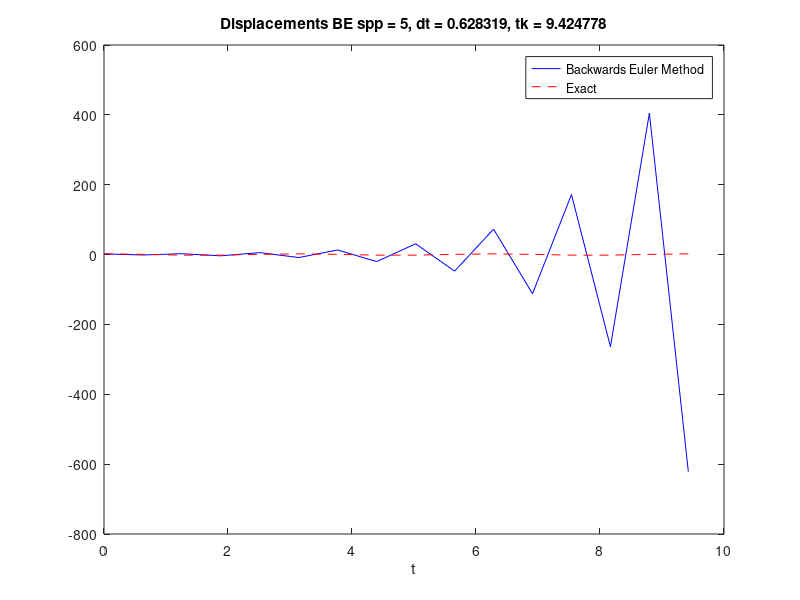

Here is the MATLAB script that generated this plot:
% Mattia Cipriani Exercise 4.14
% osc_BE solves the problem of the simple oscillator using first order
% Backward Euler Method.

clc
clear all
close all

omega0 = 2;

% Initial condition
X_0 = 2;
T0 = 2*pi/omega0;
% the following 2 lines allows the user to decide the number of steps per
% period in order to determine the dt. (the exercise ask for 20 and 2000)
steps_per_period = input('steps per period = ');
spp = steps_per_period;
dt = T0/spp;
tk = 3*T0; % 3 succesive periods in the plot

N_t = floor(tk/dt); % floor is rounding the fraction in case it is not an integer
t = linspace(0, N_t*dt, N_t+1);
% definition of two zero vectors for position and velocity
u = zeros(N_t+1, 1);
v = zeros(N_t+1, 1);

% boudery conditions 
u(1) = X_0;
v(1) = 0;

% Step equations forward in time
for n = 1:N_t 
    % Backward Euler Method : y(n+1) = y(n) + h*f(x(n+1),y(n+1))
    % the implicit methods requiere a fixed-poit iteration
    u(n+1) = u(n) - dt*v(n);
    v(n+1) = v(n) + dt*omega0^2*u(n+1);
    u(n+1) = u(n) - dt*v(n+1);
end

% plot numerical solution(Backward Euler Method) and exact solution
plot(t, u, 'b-', t, X_0*cos(omega0*t), 'r--');
legend('Backwards Euler Method', 'Exact');
title(sprintf('Displacements BE spp = %g, dt = %g, tk = %f', spp, dt, tk))
xlabel('t');
